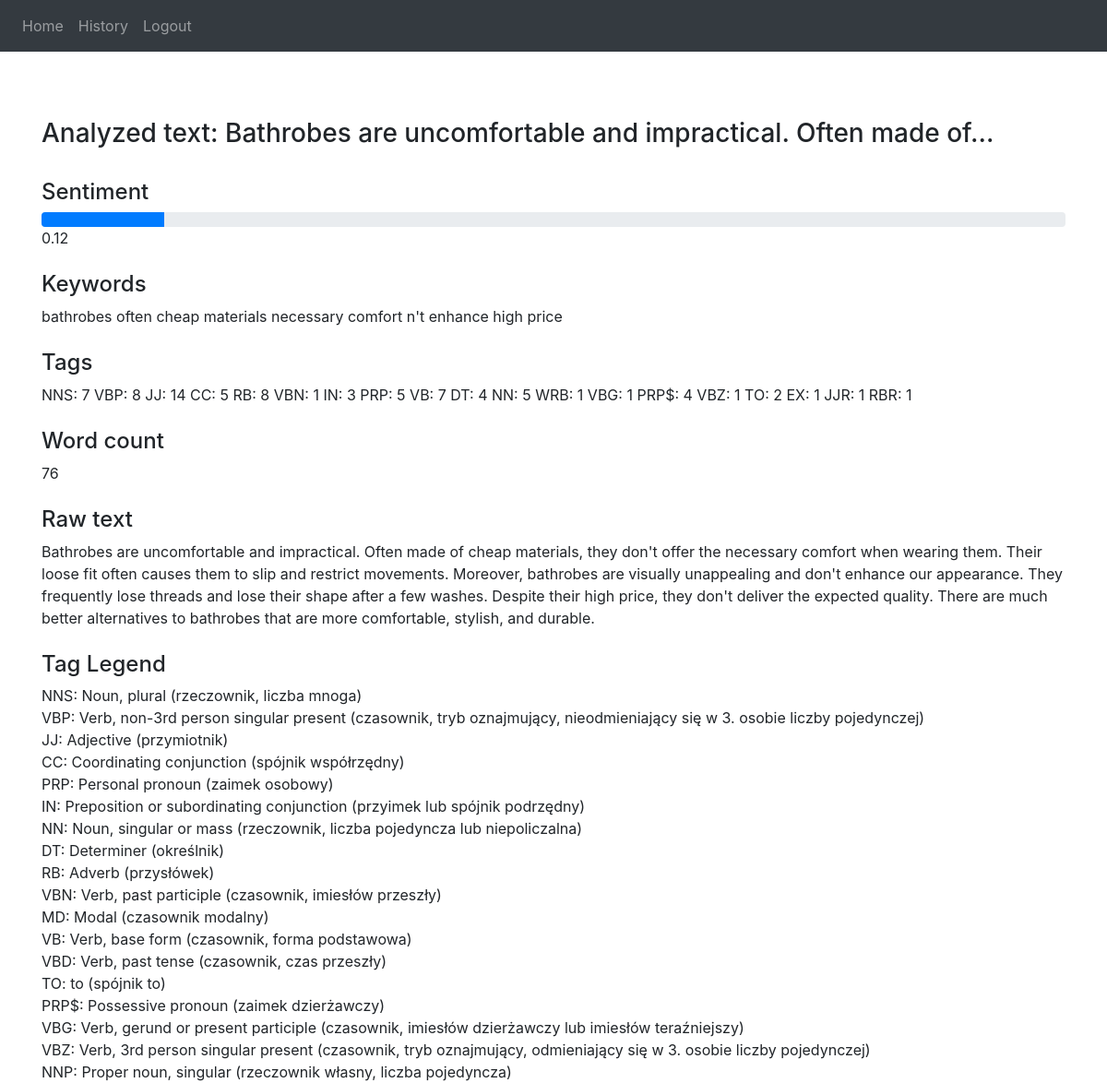
The app's page /record?id=26 (signed in) with its own data.
### app/models.py (models this page shows)
class Text(db.Model):
    id = db.Column(db.Integer, primary_key=True)
    user_id = db.Column(db.Integer, db.ForeignKey('user.id'))
    rawText = db.Column(db.String(2000))
    keywords = db.Column(db.String(600))
    tags = db.Column(db.String(600))
    sentiment = db.Column(db.Float)
    wordCount = db.Column(db.Integer)
    date = db.Column(db.DateTime(timezone=True), default=func.now())

### app/views.py (the view)
@views.route('/record')
@login_required
def record():
    idd = request.args.get('id')
    text = Text.query.get(idd)
    headline = get_start_of_text(text.rawText)
    progress = text.sentiment * 100
    return render_template('record.html', user=current_user, text=text, headline=headline, progress = progress)

### app/__init__.py (called while the page is built)
def create_app():
    app = Flask(__name__)
    app.config['SECRET_KEY'] = 'some key'
    app.config['SQLALCHEMY_DATABASE_URI'] = f'sqlite:///{DB_NAME}'
    db.init_app(app)
    from .views import views
    from .auth import auth
    app.register_blueprint(views, url_prefix='/')
    app.register_blueprint(auth, url_prefix='/')
    from .models import User, Text
    create_database(app)
    login_manager = LoginManager()
    login_manager.login_view = 'auth.login'
    login_manager.init_app(app)
    @login_manager.user_loader
    def load_user(id):
        return User.query.get(int(id))
    return app

### app/text_analyzer.py (called while the page is built)
def get_start_of_text(text):
    if len(text) <= 6:
        return text + '...'
    else:
        words = text.split(' ')
        result = ""
        count = 0
        for word in words:
            if count + len(word) <= 60:
                result += word + " "
                count += len(word) + 1
            else:
                break
        return result.strip() + '...'

### app/templates/record.html
{% extends "base.html" %} {% block title %}Login{% endblock %} {% block content
%}
    <br>
    <br>
    <br>
<div class="panel panel-default">
  <div class="panel-heading">
    <h3 class="panel-title">Analyzed text: {{ headline }}</h3>
  </div>
    <br>
  <div class="panel-body">
      <h4>Sentiment</h4>
    <div class="progress">
      <div class="progress-bar" role="progressbar" aria-valuenow="120" aria-valuemin="0" aria-valuemax="100" style="width: {{ progress }}%"></div>
    </div>
      <div class="text-container">
      {{ text.sentiment }}
    </div>
      <br>
      <h4>Keywords</h4>
    <div class="text-container">
       {{ text.keywords }}
    </div>
      <br>
      <h4>Tags</h4>
      <div class="text-container">
       {{ text.tags }}
    </div>
      <br>
      <h4>Word count</h4>
      <div class="text-container">
      {{ text.wordCount }}
    </div>
      <br>
      <h4>Raw text</h4>
      <div class="text-container">
          {{ text.rawText }}
    </div>
      <br>
      <h4>Tag Legend</h4>
      <div class="text-container">
          NNS: Noun, plural (rzeczownik, liczba mnoga)
          <br>
          VBP: Verb, non-3rd person singular present (czasownik, tryb oznajmujący, nieodmieniający się w 3. osobie liczby pojedynczej)
          <br>
          JJ: Adjective (przymiotnik)
          <br>
          CC: Coordinating conjunction (spójnik współrzędny)
          <br>
          PRP: Personal pronoun (zaimek osobowy)
          <br>
          IN: Preposition or subordinating conjunction (przyimek lub spójnik podrzędny)
          <br>
          NN: Noun, singular or mass (rzeczownik, liczba pojedyncza lub niepoliczalna)
          <br>
          DT: Determiner (określnik)
          <br>
          RB: Adverb (przysłówek)
          <br>
          VBN: Verb, past participle (czasownik, imiesłów przeszły)
          <br>
          MD: Modal (czasownik modalny)
          <br>
          VB: Verb, base form (czasownik, forma podstawowa)
          <br>
          VBD: Verb, past tense (czasownik, czas przeszły)
          <br>
          TO: to (spójnik to)
          <br>
          PRP$: Possessive pronoun (zaimek dzierżawczy)
          <br>
          VBG: Verb, gerund or present participle (czasownik, imiesłów dzierżawczy lub imiesłów teraźniejszy)
          <br>
          VBZ: Verb, 3rd person singular present (czasownik, tryb oznajmujący, odmieniający się w 3. osobie liczby pojedynczej)
          <br>
          NNP: Proper noun, singular (rzeczownik własny, liczba pojedyncza)
    </div>
  </div>
</div>
{% endblock %}

### records on screen
Text: sentiment "0.12", keywords "bathrobes often cheap materials necessary comfort n't enhance high price", tags "NNS: 7 VBP: 8 JJ: 14 CC: 5 RB: 8 VBN: 1 IN: 3 PRP: 5 VB: 7 DT: 4 NN: 5 WRB: 1 VBG: 1 PRP$: 4 VBZ: 1 TO: 2 EX: 1 JJR: 1 RBR: 1", wordCount "76", rawText "Bathrobes are uncomfortable and impractical. Often made of cheap materials, they don't offer the necessary comfort when wearing them. Their loose fit often causes them to slip and restrict movements. Moreover, bathrobes are visually unappealing and don't enhance our appearance. They frequently lose threads and lose their shape after a few washes. Despite their high price, they don't deliver the expected quality. There are much better alternatives to bathrobes that are more comfortable, stylish, and durable."

### other values on screen
{{ headline }} "Bathrobes are uncomfortable and impractical. Often made of..."
